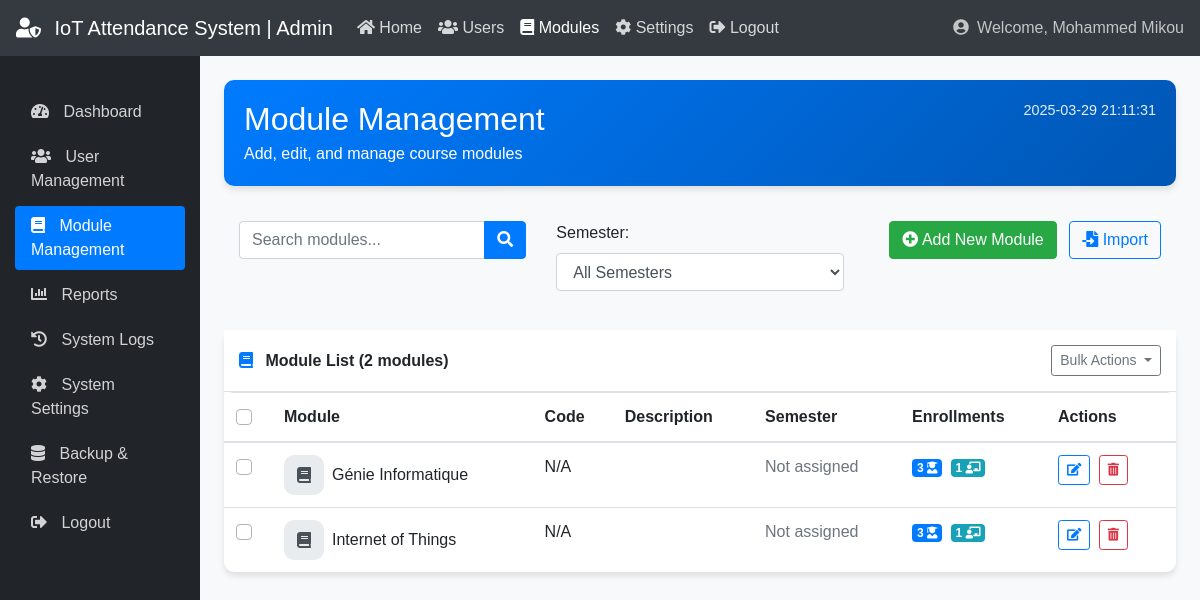
The page /admin_modules.php (signed in) on the database its author committed.
### tables this page shows
CREATE TABLE `modules` (
  `id` int(11) NOT NULL AUTO_INCREMENT,
  `name` varchar(100) NOT NULL,
  `semester` varchar(10) DEFAULT NULL,
  `code` varchar(50) DEFAULT NULL,
  `description` text DEFAULT NULL,
  PRIMARY KEY (`id`)
);

### admin_modules.php (the view, shortened to what this page needs)
<?php
require_once "config.php";
$admin_name = $_SESSION["name"];
$page = isset($_GET['page']) ? (int)$_GET['page'] : 1;
$records_per_page = 10;
$offset = ($page - 1) * $records_per_page;
$search = isset($_GET['search']) ? $link->real_escape_string($_GET['search']) : '';
$where_clause = "1=1";
$count_sql = "SELECT COUNT(*) as total FROM modules WHERE $where_clause";
$total_records = 0;
if ($result = $link->query($count_sql)) {
    if ($row = $result->fetch_assoc()) {
        $total_records = $row['total'];
    }
}
$sql = "SELECT m.*,
        (SELECT COUNT(*) FROM student_module WHERE module_id = m.id) AS student_count,
        (SELECT COUNT(*) FROM professor_module WHERE module_id = m.id) AS professor_count
        FROM modules m
        WHERE $where_clause
        ORDER BY m.name ASC
        LIMIT ?, ?";
$modules = [];
if ($stmt = $link->prepare($sql)) {
    $stmt->bind_param("ii", $offset, $records_per_page);
    if ($stmt->execute()) {
        $result = $stmt->get_result();
        while ($row = $result->fetch_assoc()) {
            $modules[] = $row;
        }
    }
}
$currentDateTime = date('Y-m-d H:i:s');
?>
<!DOCTYPE html>
<html lang="en">
<head>
    <link href="https://maxcdn.bootstrapcdn.com/bootstrap/4.5.2/css/bootstrap.min.css" rel="stylesheet">
    <link href="https://cdnjs.cloudflare.com/ajax/libs/font-awesome/5.15.3/css/all.min.css" rel="stylesheet">
</head>
<body>
    <nav class="navbar navbar-expand-lg navbar-dark bg-dark">
        <a class="navbar-brand" href="#">
            <i class="fas fa-user-shield mr-2"></i>
            IoT Attendance System | Admin
        </a>
        <div class="collapse navbar-collapse" id="navbarNav">
            <ul class="navbar-nav">
                <li class="nav-item">
                    <a class="nav-link" href="admin_dashboard.php">
                        <i class="fas fa-home"></i> Home
                    </a>
                </li>
                <li class="nav-item">
                    <a class="nav-link" href="admin_users.php">
                        <i class="fas fa-users"></i> Users
                    </a>
                </li>
                <li class="nav-item active">
                    <a class="nav-link" href="#">
                        <i class="fas fa-book"></i> Modules
                    </a>
                </li>
                <li class="nav-item">
                    <a class="nav-link" href="admin_settings.php">
                        <i class="fas fa-cog"></i> Settings
                    </a>
                </li>
                <li class="nav-item">
                    <a class="nav-link" href="logout.php">
                        <i class="fas fa-sign-out-alt"></i> Logout
                    </a>
                </li>
            </ul>
            <span class="navbar-text ml-auto">
                <i class="fas fa-user-circle mr-1"></i> Welcome, <?php echo htmlspecialchars($admin_name); ?>
            </span>
        </div>
    </nav>
    <div class="container-fluid">
        <div class="row">
            <nav id="sidebar" class="col-md-2 d-none d-md-block sidebar">
                <div class="sidebar-sticky pt-3">
                    <ul class="nav flex-column">
                        <li class="nav-item">
                            <a class="nav-link" href="admin_dashboard.php">
                                <i class="fas fa-tachometer-alt"></i>
                                Dashboard
                            </a>
                        </li>
                        <li class="nav-item">
                            <a class="nav-link" href="admin_users.php">
                                <i class="fas fa-users"></i>
                                User Management
                            </a>
                        </li>
                        <li class="nav-item">
                            <a class="nav-link active" href="#">
                                <i class="fas fa-book"></i>
                                Module Management
                            </a>
                        </li>
                        <li class="nav-item">
                            <a class="nav-link" href="admin_reports.php">
                                <i class="fas fa-chart-bar"></i>
                                Reports
                            </a>
                        </li>
                        <li class="nav-item">
                            <a class="nav-link" href="admin_logs.php">
                                <i class="fas fa-history"></i>
                                System Logs
                            </a>
                        </li>
                        <li class="nav-item">
                            <a class="nav-link" href="admin_settings.php">
                                <i class="fas fa-cog"></i>
                                System Settings
                            </a>
                        </li>
                        <li class="nav-item">
                            <a class="nav-link" href="admin_backup.php">
                                <i class="fas fa-database"></i>
                                Backup & Restore
                            </a>
                        </li>
                        <li class="nav-item">
                            <a class="nav-link" href="logout.php">
                                <i class="fas fa-sign-out-alt"></i>
                                Logout
                            </a>
                        </li>
                    </ul>
                </div>
            </nav>
            <main role="main" class="col-md-10 ml-sm-auto col-lg-10 px-4 mt-4">
                <div class="welcome-banner">
                    <div class="row">
                        <div class="col-md-8">
                            <h1 class="h2 mb-1">Module Management</h1>
                            <p class="mb-0">Add, edit, and manage course modules</p>
                        </div>
                        <div class="col-md-4 text-md-right">
                            <p class="datetime mb-0"><?php echo htmlspecialchars($currentDateTime); ?></p>
                        </div>
                    </div>
                </div>
                <div class="filters-card mb-4">
                    <div class="row">
                        <div class="col-md-4">
                            <form method="get" action="" class="form-inline">
                                <div class="input-group w-100">
                                    <input type="text" class="form-control" placeholder="Search modules..." name="search" value="<?php echo htmlspecialchars($search); ?>">
                                    <div class="input-group-append">
                                        <button class="btn btn-primary" type="submit">
                                            <i class="fas fa-search"></i>
                                        </button>
                                    </div>
                                </div>
                            </form>
                        </div>
                        <div class="col-md-4">
                            <div class="form-group mb-0">
                                <label for="semesterFilter" class="mr-2">Semester:</label>
                                <select id="semesterFilter" class="form-control" onchange="filterBySemester(this.value)">
                                    <option value="">All Semesters</option>
                                </select>
                            </div>
                        </div>
                        <div class="col-md-4 text-right">
                            <button type="button" class="btn btn-success" data-toggle="modal" data-target="#addModuleModal">
                                <i class="fas fa-plus-circle"></i> Add New Module
                            </button>
                            <button type="button" class="btn btn-outline-primary ml-2" data-toggle="modal" data-target="#importModal">
                                <i class="fas fa-file-import"></i> Import
                            </button>
                        </div>
                    </div>
                </div>
                <div class="card">
                    <div class="card-header bg-white d-flex justify-content-between align-items-center">
                        <span><i class="fas fa-book text-primary mr-2"></i> Module List (<?php echo $total_records; ?> modules)</span>
                        <div class="dropdown">
                            <button class="btn btn-sm btn-outline-secondary dropdown-toggle" type="button" id="bulkActionDropdown" data-toggle="dropdown" aria-haspopup="true" aria-expanded="false">
                                Bulk Actions
                            </button>
                        </div>
                    </div>
                    <div class="card-body p-0">
                        <?php if(count($modules) > 0): ?>
                            <form id="bulkActionForm" method="post" action="">
                                <div class="table-responsive">
                                    <table class="table table-hover mb-0">
                                        <thead>
                                            <tr>
                                                <th class="checkbox-column">
                                                    <div class="custom-control custom-checkbox">
                                                    </div>
                                                </th>
                                                <th>Module</th>
                                                <th>Code</th>
                                                <th>Description</th>
                                                <th>Semester</th>
                                                <th>Enrollments</th>
                                                <th class="actions-column">Actions</th>
                                            </tr>
                                        </thead>
                                        <tbody>
                                            <?php foreach($modules as $module): ?>
                                                <tr>
                                                    <td>
                                                        <div class="custom-control custom-checkbox">
                                                        </div>
                                                    </td>
                                                    <td>
                                                        <div class="d-flex align-items-center">
                                                            <div class="module-icon mr-2">
                                                                <i class="fas fa-book"></i>
                                                            </div>
                                                            <span><?php echo htmlspecialchars($module['name']); ?></span>
                                                        </div>
                                                    </td>
                                                    <td><?php echo isset($module['code']) ? htmlspecialchars($module['code']) : 'N/A'; ?></td>
                                                    <td>
                                                    </td>
                                                    <td>
                                                        <?php if(!empty($module['semester'])): ?>
                                                            <span class="module-badge badge-semester-<?php echo $module['semester']; ?>">
                                                                Semester <?php echo htmlspecialchars($module['semester']); ?>
                                                            </span>
                                                        <?php else: ?>
                                                            <span class="text-muted">Not assigned</span>
                                                        <?php endif; ?>
                                                    </td>
                                                    <td>
                                                        <div data-toggle="tooltip" title="<?php echo $module['student_count']; ?> students, <?php echo $module['professor_count']; ?> professors">
                                                            <span class="badge badge-primary"><?php echo $module['student_count']; ?> <i class="fas fa-user-graduate"></i></span>
                                                            <span class="badge badge-info ml-1"><?php echo $module['professor_count']; ?> <i class="fas fa-chalkboard-teacher"></i></span>
                                                        </div>
                                                    </td>
                                                    <td>
                                                        <a href="edit_module.php?id=<?php echo $module['id']; ?>" class="btn btn-sm btn-outline-primary btn-action mr-1">
                                                            <i class="fas fa-edit"></i>
                                                        </a>
                                                        <button type="button" class="btn btn-sm btn-outline-danger btn-action"
                                                                onclick="confirmDelete(<?php echo $module['id']; ?>, '<?php echo htmlspecialchars($module['name']); ?>')">
                                                            <i class="fas fa-trash-alt"></i>
                                                        </button>
                                                    </td>
                                                </tr>
                                            <?php endforeach; ?>
                                        </tbody>
                                    </table>
                                </div>
                            </form>
                        <?php else: ?>
                            <div class="alert alert-info m-3 mb-0">
                                <i class="fas fa-info-circle mr-2"></i> No modules found matching your criteria.
                            </div>
                        <?php endif; ?>
                    </div>
                </div>
            </main>
        </div>
    </div>
</body>
</html>

### admin_modules.php (style rules this page uses)
body { font-family: 'Arial', sans-serif; background-color: #f8f9fa; }
.navbar { background-color: #343a40 !important; }
.navbar-dark .navbar-brand { color: #ffffff; }
.navbar-dark .navbar-nav .nav-link { color: rgba(255, 255, 255, 0.8); }
.navbar-dark .navbar-text { color: rgba(255, 255, 255, 0.7); }
.sidebar { height: calc(100vh - 56px); position: fixed; padding-top: 20px; background-color: #212529; color: white; }
.sidebar .nav-link { color: rgba(255, 255, 255, 0.8); padding: 0.5rem 1rem; border-radius: 0.25rem; margin-bottom: 5px; }
.sidebar .nav-link.active { background-color: #007bff; color: white; }
.sidebar .nav-link i { margin-right: 10px; }
.welcome-banner { background: linear-gradient(135deg, #007bff, #0056b3); color: white; border-radius: 10px; padding: 20px; margin-bottom: 20px; box-shadow: 0 4px 6px rgba(0, 0, 0, 0.1); }
.datetime { color: white; opacity: 0.9; font-size: 0.9rem; }
.card { box-shadow: 0 4px 6px rgba(0, 0, 0, 0.1); border: none; border-radius: 10px; margin-bottom: 20px; }
.card-header { font-weight: 600; padding: 15px; }
.actions-column { width: 130px; }
.btn-action { padding: 0.25rem 0.5rem; font-size: 0.8rem; }
.table-responsive { border-radius: 10px; overflow: hidden; }
.filters-card { background-color: #f8f9fa; border-radius: 10px; padding: 15px; margin-bottom: 20px; }
.checkbox-column { width: 40px; }
.module-icon { width: 40px; height: 40px; border-radius: 10px; background-color: #e9ecef; display: flex; align-items: center; justify-content: center; font-weight: bold; color: #495057; }

### rows shown on the page
modules: name "Génie Informatique", shows "N/A", shows "Not assigned", student_count "3", professor_count "1"
modules: name "Internet of Things", shows "N/A", shows "Not assigned", student_count "3", professor_count "1"

### other values the page prints
$admin_name "Mohammed Mikou"
$total_records "2"
